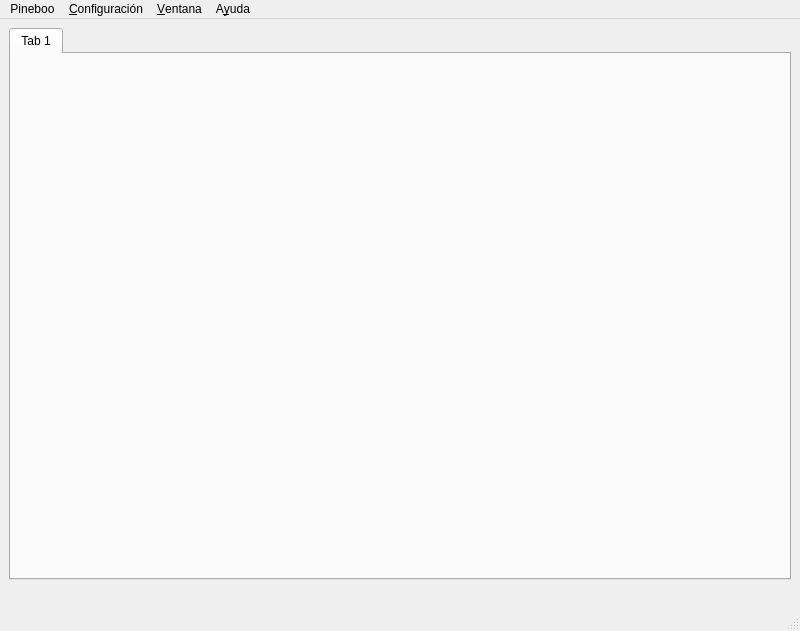
<?xml version="1.0" encoding="UTF-8"?>
<ui version="4.0">
 <class>mainwindow</class>
 <widget class="QMainWindow" name="mainwindow">
  <property name="geometry">
   <rect>
    <x>0</x>
    <y>0</y>
    <width>800</width>
    <height>631</height>
   </rect>
  </property>
  <property name="minimumSize">
   <size>
    <width>89</width>
    <height>229</height>
   </size>
  </property>
  <property name="windowTitle">
   <string>Pineboo</string>
  </property>
  <property name="windowIcon">
   <iconset>
    <normaloff>../../../core/images/icono_pi/Symbol_pi_256.png</normaloff>../../../core/images/icono_pi/Symbol_pi_256.png</iconset>
  </property>
  <widget class="QWidget" name="centralwidget">
   <layout class="QVBoxLayout" name="verticalLayout">
    <item>
     <widget class="QTabWidget" name="tabWidget">
      <property name="currentIndex">
       <number>0</number>
      </property>
      <widget class="QWidget" name="tab">
       <attribute name="title">
        <string>Tab 1</string>
       </attribute>
      </widget>
     </widget>
    </item>
    <item>
     <layout class="QHBoxLayout" name="horizontalLayout">
      <item>
       <widget class="QLabel" name="tLabel">
        <property name="sizePolicy">
         <sizepolicy hsizetype="Minimum" vsizetype="Preferred">
          <horstretch>0</horstretch>
          <verstretch>0</verstretch>
         </sizepolicy>
        </property>
        <property name="text">
         <string/>
        </property>
        <property name="alignment">
         <set>Qt::AlignCenter</set>
        </property>
       </widget>
      </item>
      <item>
       <widget class="QLabel" name="tLabel2">
        <property name="sizePolicy">
         <sizepolicy hsizetype="Maximum" vsizetype="Preferred">
          <horstretch>0</horstretch>
          <verstretch>0</verstretch>
         </sizepolicy>
        </property>
        <property name="text">
         <string/>
        </property>
        <property name="alignment">
         <set>Qt::AlignJustify|Qt::AlignVCenter</set>
        </property>
       </widget>
      </item>
     </layout>
    </item>
   </layout>
  </widget>
  <widget class="QMenuBar" name="MenuBar">
   <property name="geometry">
    <rect>
     <x>0</x>
     <y>0</y>
     <width>800</width>
     <height>22</height>
    </rect>
   </property>
   <widget class="QMenu" name="menuPineboo">
    <property name="title">
     <string>Pineboo</string>
    </property>
   </widget>
   <widget class="QMenu" name="configMenu">
    <property name="title">
     <string>&amp;Configuración</string>
    </property>
    <widget class="QMenu" name="style">
     <property name="title">
      <string>&amp;Estilo</string>
     </property>
    </widget>
    <addaction name="fontAction"/>
    <addaction name="style"/>
   </widget>
   <widget class="QMenu" name="windowMenu">
    <property name="title">
     <string>&amp;Ventana</string>
    </property>
   </widget>
   <widget class="QMenu" name="helpMenu">
    <property name="title">
     <string>A&amp;yuda</string>
    </property>
    <addaction name="aboutQtAction"/>
    <addaction name="separator"/>
    <addaction name="aboutPinebooAction"/>
    <addaction name="urlEnebooAction"/>
    <addaction name="separator"/>
    <addaction name="helpIndexAction"/>
   </widget>
   <addaction name="menuPineboo"/>
   <addaction name="configMenu"/>
   <addaction name="windowMenu"/>
   <addaction name="helpMenu"/>
  </widget>
  <widget class="QStatusBar" name="statusbar"/>
  <action name="fontAction">
   <property name="text">
    <string>&amp;Fuente</string>
   </property>
  </action>
  <action name="aboutQtAction">
   <property name="text">
    <string>Acerca de Qt</string>
   </property>
  </action>
  <action name="aboutPinebooAction">
   <property name="text">
    <string>Acerca de Pineboo</string>
   </property>
  </action>
  <action name="urlEnebooAction">
   <property name="text">
    <string>Visita Eneboo.org</string>
   </property>
  </action>
  <action name="helpIndexAction">
   <property name="text">
    <string>Indice</string>
   </property>
  </action>
  <action name="actionperune">
   <property name="text">
    <string>perune</string>
   </property>
  </action>
 </widget>
 <resources/>
 <connections/>
</ui>
